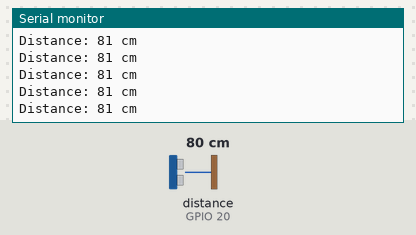
Simulated run of this sketch. Board: ESP32. Parts: the last lines printed to the serial monitor. The test bench sets the inputs (shaded band); at power-on: distance to the obstacle (sensor on GPIO 20) 80 cm. The echo pulse lasts 58.3 µs per cm.

Above: at 1.2 s.
1.3 s: distance to the obstacle (sensor on GPIO 20) set to 2 cm
At 1.34 s:
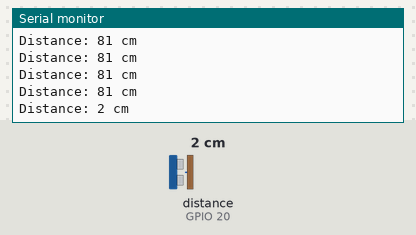
2.8 s: distance to the obstacle (sensor on GPIO 20) set to 4 cm
At 2.81 s:
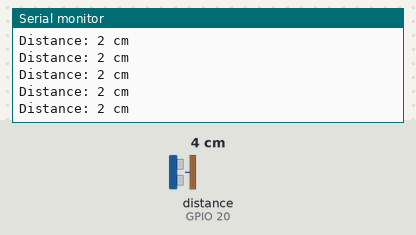
Timing chart, 0 to 5.8 s (numbered marks = the images above; inputs shaded):
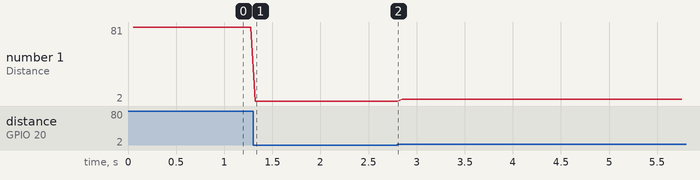

Measured:
- after the input at 1.3 s, the serial monitor: prints a new line at once (image 1)
- plotted number 1: 81 → 2 after the input at 1.3 s, 2 → 4 after the input at 2.8 s

The sketch:

ultrasound-sensor.ino
```cpp
#include <NewPing.h>

// Définition des broches
#define TRIGGER_PIN  20  // Broche SIG connectée au GPIO 20
#define ECHO_PIN     20  // Pour un capteur à 3 broches, le SIG sert aux deux
#define MAX_DISTANCE 400 // Distance maximale en cm

// Initialisation de NewPing
NewPing sonar(TRIGGER_PIN, ECHO_PIN, MAX_DISTANCE);

void setup() {
  Serial.begin(115200);
}

void loop() {
  delay(50); // Attente de 50ms entre chaque mesure

  unsigned int uS = sonar.ping(); // Envoi du ping et mesure du temps

  // Conversion du temps en distance (en cm)
  // 0 signifie hors de portée
  Serial.print("Distance: ");
  if (uS == 0) {
    Serial.println("Hors de portée");
  } else {
    Serial.print(uS / US_ROUNDTRIP_CM);
    Serial.println(" cm");
  }
}
```
